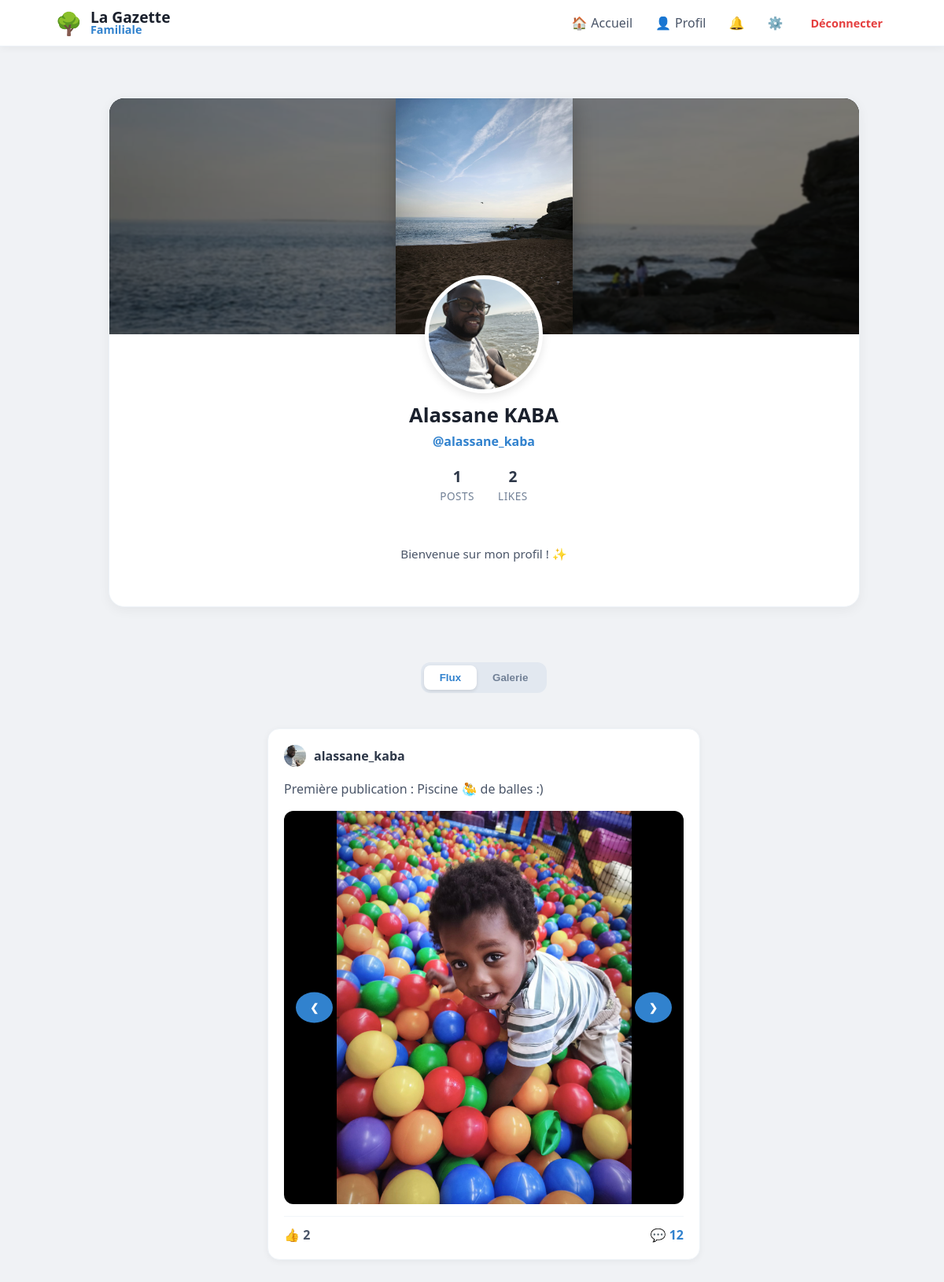
Page /user/alassane_kaba (signed in) on the committed database.
### tables this page shows
CREATE TABLE users (
                id INTEGER PRIMARY KEY AUTOINCREMENT, 
                email TEXT UNIQUE, 
                firstname TEXT, 
                lastname TEXT, 
                username TEXT UNIQUE, 
                password TEXT, 
                avatar TEXT,
                cover TEXT,
                bio TEXT,
                is_approved INTEGER DEFAULT 0,
                is_admin INTEGER DEFAULT 0
            );

CREATE TABLE posts (
                id INTEGER PRIMARY KEY AUTOINCREMENT, 
                username TEXT, 
                content TEXT, 
                likes INTEGER DEFAULT 0, 
                image TEXT,
                created_at DATETIME DEFAULT CURRENT_TIMESTAMP
            );

CREATE TABLE post_medias (
                        id INTEGER PRIMARY KEY AUTOINCREMENT,
                        post_id INTEGER,
                        filename TEXT,
                        file_type TEXT, -- 'image' ou 'video'
                        FOREIGN KEY (post_id) REFERENCES posts (id) ON DELETE CASCADE
                    );

### app.py (the view)
@app.route("/user/<username>")
@login_required
def profile(username):
    with get_db() as db:
        user_info = db.execute("SELECT * FROM users WHERE username = ?", (username,)).fetchone()
        if not user_info:
            flash("Utilisateur introuvable", "danger")
            return redirect(url_for('home'))
        posts_query = db.execute("""
            SELECT posts.*, users.avatar AS user_avatar,
                (SELECT COUNT(*) FROM reactions WHERE post_id=posts.id AND type='thumb') as thumbs,
                (SELECT COUNT(*) FROM reactions WHERE post_id=posts.id AND type='heart') as hearts
            FROM posts
            JOIN users ON posts.username = users.username
            WHERE posts.username=?
            ORDER BY posts.id DESC
        """, (username,)).fetchall()
        posts = [dict(row) for row in posts_query]
        for post in posts:
            medias = db.execute("SELECT filename, file_type FROM post_medias WHERE post_id = ?",
                                (post['id'],)).fetchall()
            post['medias'] = [dict(m) for m in medias]
            comments = db.execute("""
                SELECT comments.*, users.avatar AS user_avatar
                FROM comments
                JOIN users ON comments.username = users.username
                WHERE post_id = ?
                ORDER BY created_at ASC
            """, (post['id'],)).fetchall()
            post['comments'] = [dict(c) for c in comments]
        posts_count = len(posts)
        total_reactions = sum((p['thumbs'] or 0) + (p['hearts'] or 0) for p in posts)
    return render_template(
        "profile.html",
        posts=posts,
        user=user_info,
        posts_count=posts_count,
        likes_received=total_reactions
    )

### app.py (called while the page is built)
def get_db():
    db = sqlite3.connect("database.db")
    db.row_factory = sqlite3.Row
    return db

def login_required(f):
    @wraps(f)
    def decorated_function(*args, **kwargs):
        if "user" not in session:
            flash("Veuillez vous connecter pour accéder à cette page.", "info")
            return redirect("/login")
        return f(*args, **kwargs)
    return decorated_function

@app.context_processor
def inject_global_stats():
    stats = {'total_users': 0, 'total_posts': 0}
    if session.get('user'):
        db = get_db()
        u_count = db.execute("SELECT COUNT(*) FROM users WHERE is_approved = 1").fetchone()[0]
        p_count = db.execute("SELECT COUNT(*) FROM posts").fetchone()[0]
        stats = {'total_users': u_count, 'total_posts': p_count}
    return stats

@app.context_processor
def inject_pending_count():
    if session.get('is_admin'):
        db = get_db()
        count = db.execute("SELECT COUNT(*) as total FROM users WHERE is_approved = 0").fetchone()
        return {'pending_count': count['total']}
    return {'pending_count': 0}

@app.context_processor
def inject_notifications_count():
    if session.get('user'):
        db = get_db()
        count = db.execute("SELECT COUNT(*) FROM notifications WHERE username = ? AND is_read = 0",
                           (session['user'],)).fetchone()[0]
        return {'unread_count': count}
    return {'unread_count': 0}

### templates/profile.html (shortened to what this page needs)
{% extends "base.html" %}
{% block content %}
<div class="main-container">
    <div class="profile-header-card">
        <div class="cover-wrapper">
            <div class="cover-main-img"></div>
        </div>
        <div style="text-align: center; padding-bottom: 25px;">
            <div class="avatar-container">
                <img src="{{ url_for('static', filename='avatars/' + (user.avatar if user.avatar else 'default.png')) }}" class="profile-avatar-img">
            </div>
            <h2 style="margin: 0; font-size: 1.6em; color: #1a202c;">{{ user.firstname }} {{ user.lastname }}</h2>
            <p style="margin: 5px 0 15px 0; color: #3182ce; font-weight: 600;">@{{ user.username }}</p>
            <div class="profile-stats">
                <div class="stat-box">
                    <span class="stat-value">{{ posts|length }}</span>
                    <span class="stat-label">Posts</span>
                </div>
                <div class="stat-box">
                    <span class="stat-value">
                        {% set total_likes = namespace(value=0) %}
                        {% for post in posts %}{% set total_likes.value = total_likes.value + (post.thumbs|int) %}{% endfor %}
                        {{ total_likes.value }}
                    </span>
                    <span class="stat-label">Likes</span>
                </div>
            </div>
            <div class="profile-bio">
                {% if user.bio %}
                    {{ user.bio }}
                {% else %}
                    Bienvenue sur mon profil ! ✨
                {% endif %}
            </div>
        </div>
    </div>
    <div class="nav-container">
        <div class="modern-nav">
            <button onclick="switchView('feed')" id="btn-feed" class="nav-item-btn active">Flux</button>
            <button onclick="switchView('grid')" id="btn-grid" class="nav-item-btn">Galerie</button>
        </div>
    </div>
    <div style="grid-column: 1 / -1;">
        <div id="view-feed">
            <div style="display: flex; flex-direction: column; align-items: center;">
                {% if posts %}
                    {% for post in posts %}
                    <div class="post-card">
                        <div style="display: flex; align-items: center; gap: 10px; margin-bottom: 12px;">
                            <img src="{{ url_for('static', filename='avatars/' + (post.user_avatar if post.user_avatar else 'default.png')) }}" class="comment-avatar">
                            <strong style="color: #2d3748;">{{ post.username }}</strong>
                        </div>
                        <p style="color: #4a5568; line-height: 1.5;">{{ post.content }}</p>
                        {% if post.medias %}
                        <div class="media-slider-container">
                            {% if post.medias|length > 1 %}
                                <button class="slider-btn prev-btn" onclick="moveSlider('{{ post.id }}', -1)">&#10094;</button>
                                <button class="slider-btn next-btn" onclick="moveSlider('{{ post.id }}', 1)">&#10095;</button>
                            {% endif %}
                            <div id="slider-{{ post.id }}" class="media-slider" data-index="0">
                                {% for media in post.medias %}
                                <div class="slider-item">
                                    {% if media.file_type == 'video' %}
                                        <video src="{{ url_for('static', filename='uploads/' + media.filename) }}" controls></video>
                                    {% else %}
                                        <img src="{{ url_for('static', filename='uploads/' + media.filename) }}">
                                    {% endif %}
                                </div>
                                {% endfor %}
                            </div>
                        </div>
                        {% endif %}
                        <div style="display: flex; justify-content: space-between; margin-top: 15px; border-top: 1px solid #f1f5f9; padding-top: 12px;">
                            <span style="font-weight: 700; color: #4a5568;">👍 {{ post.thumbs or 0 }}</span>
                            <span style="color: #3182ce; cursor: pointer; font-weight: 700;" onclick="toggleComments('{{ post.id }}')">
                                💬 {{ post.comments|length }}
                            </span>
                        </div>
                    </div>
                    {% endfor %}
                {% endif %}
            </div>
        </div>
    </div>
</div>
{% endblock %}

### templates/base.html (shortened to what this page needs)
<!DOCTYPE html>
<html lang="fr">
<head>
    <link rel="stylesheet" href="{{ url_for('static', filename='style.css') }}">
</head>
<body>
<nav class="navbar">
    <div class="nav-content">
        <div class="nav-left">
            <a href="/" style="text-decoration: none; display: flex; align-items: center; gap: 10px;">
                <span style="font-size: 28px;">🌳</span>
                <div class="nav-text-container" style="display: flex; flex-direction: column;">
                    <span style="font-size: 1.2em; font-weight: 800; color: #1a202c; line-height: 1;">La Gazette</span>
                    <span style="font-size: 0.9em; font-weight: 600; color: var(--primary); line-height: 1;">Familiale</span>
                </div>
            </a>
        </div>
        <div class="nav-right" style="display: flex; align-items: center; gap: 5px;">
            <a href="/" class="nav-item">🏠 <span class="nav-text" style="margin-left:5px;">Accueil</span></a>
            {% if session.get("user") %}
            <a href="{{ url_for('profile', username=session['user']) }}" class="nav-item">👤 <span class="nav-text"
                                                                                                  style="margin-left:5px;">Profil</span></a>
            <a href="/notifications" class="nav-item" style="position: relative;">
                🔔
            </a>
            <a href="/settings" class="nav-item">⚙️</a>
            <a href="/logout"
               style="color: var(--danger); text-decoration: none; font-weight: 700; font-size: 0.9em; margin-left:10px; padding: 8px;">Déconnecter</a>
            {% else %}
            <a href="/login" class="nav-item">Connexion</a>
            <a href="/register"
               style="background: var(--primary); color: white; padding: 8px 16px; border-radius: 10px; text-decoration: none; font-weight: 700; margin-left: 10px;">Rejoindre</a>
            {% endif %}
        </div>
    </div>
</nav>
<div class="main-container">
    {% block content %}{% endblock %}
</div>
</body>
</html>

### static/style.css (style rules this page uses)
body { font-family: 'Segoe UI', system-ui, -apple-system, sans-serif; background: #f0f2f5; margin: 0; color: #1a202c; }
nav { background: white; border-bottom: 1px solid #edf2f7; position: sticky; top: 0; z-index: 1000; }
.post-card { background: white; border-radius: 15px; padding: 20px; margin-bottom: 20px; box-shadow: 0 2px 8px rgba(0,0,0,0.05); border: 1px solid #edf2f7; overflow: hidden; }
.nav-item { display: flex; align-items: center; padding: 8px 12px; border-radius: 10px; text-decoration: none; transition: 0.2s; color: #4a5568; }

### templates/base.html (style rules this page uses)
:root { --bg-color: #f0f2f5; --primary: #3182ce; --text-main: #1a202c; --text-light: #718096; --danger: #e53e3e; --success: #38a169; --info: #3182ce; }
body { background-color: var(--bg-color); margin: 0; font-family: 'Segoe UI', system-ui, -apple-system, sans-serif; }
.navbar { background: white; box-shadow: 0 2px 10px rgba(0,0,0,0.05); padding: 10px 0; position: sticky; top: 0; z-index: 1000; border-bottom: 1px solid #edf2f7; }
.nav-content { max-width: 1100px; margin: 0 auto; padding: 0 20px; display: flex; justify-content: space-between; align-items: center; }
.nav-item { display: flex; align-items: center; padding: 8px 12px; border-radius: 10px; text-decoration: none; color: #4a5568; transition: 0.2s; font-weight: 500; }
.main-container { max-width: 1100px; margin: 0 auto; padding: 20px 15px; display: grid; grid-template-columns: 1fr; gap: 25px; align-items: start; box-sizing: border-box; }
@media (min-width: 900px) { .main-container { grid-template-columns: 280px 650px; justify-content: center; } }

### rows in the picture
users: avatar (picture), firstname "Alassane", lastname "KABA", username "alassane_kaba"
posts: avatar (picture), username "alassane_kaba", content "Première publication : Piscine 🤽‍♂️ de balles :)", thumbs "2", comments|length "12"
post_medias: filename (picture)

### other values in the picture
{{ posts|length }} "1"
{{ total_likes.value }} "2"
